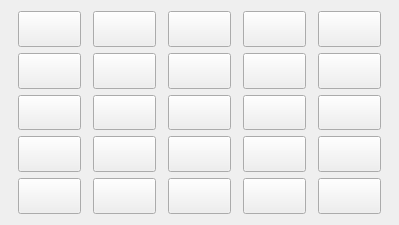
          <widget class="QGroupBox" name="groupBox_3">
           <property name="styleSheet">
            <string notr="true">QGroupBox {border: 0px solid black;}</string>
           </property>
           <property name="title">
            <string/>
           </property>
           <layout class="QHBoxLayout" name="horizontalLayout_3">
            <item>
             <layout class="QGridLayout" name="gridLayout_2">
              <property name="leftMargin">
               <number>7</number>
              </property>
              <property name="rightMargin">
               <number>7</number>
              </property>
              <property name="horizontalSpacing">
               <number>12</number>
              </property>
              <item row="3" column="0">
               <widget class="QPushButton" name="pushButton_55">
                <property name="sizePolicy">
                 <sizepolicy hsizetype="Fixed" vsizetype="Fixed">
                  <horstretch>0</horstretch>
                  <verstretch>0</verstretch>
                 </sizepolicy>
                </property>
                <property name="minimumSize">
                 <size>
                  <width>36</width>
                  <height>36</height>
                 </size>
                </property>
                <property name="font">
                 <font>
                  <pointsize>15</pointsize>
                  <weight>75</weight>
                  <bold>true</bold>
                 </font>
                </property>
                <property name="styleSheet">
                 <string notr="true">color: rgb(0, 0, 0);</string>
                </property>
                <property name="text">
                 <string/>
                </property>
               </widget>
              </item>
              <item row="4" column="1">
               <widget class="QPushButton" name="pushButton_10">
                <property name="sizePolicy">
                 <sizepolicy hsizetype="Fixed" vsizetype="Fixed">
                  <horstretch>0</horstretch>
                  <verstretch>0</verstretch>
                 </sizepolicy>
                </property>
                <property name="minimumSize">
                 <size>
                  <width>36</width>
                  <height>36</height>
                 </size>
                </property>
                <property name="font">
                 <font>
                  <pointsize>15</pointsize>
                  <weight>75</weight>
                  <bold>true</bold>
                 </font>
                </property>
                <property name="styleSheet">
                 <string notr="true">color: rgb(0, 0, 0);</string>
                </property>
                <property name="text">
                 <string/>
                </property>
               </widget>
              </item>
              <item row="0" column="1">
               <widget class="QPushButton" name="pushButton_51">
                <property name="sizePolicy">
                 <sizepolicy hsizetype="Fixed" vsizetype="Fixed">
                  <horstretch>0</horstretch>
                  <verstretch>0</verstretch>
                 </sizepolicy>
                </property>
                <property name="minimumSize">
                 <size>
                  <width>36</width>
                  <height>36</height>
                 </size>
                </property>
                <property name="font">
                 <font>
                  <pointsize>15</pointsize>
                  <weight>75</weight>
                  <bold>true</bold>
                 </font>
                </property>
                <property name="styleSheet">
                 <string notr="true">color: rgb(0, 0, 0);</string>
                </property>
                <property name="text">
                 <string/>
                </property>
               </widget>
              </item>
              <item row="2" column="4">
               <widget class="QPushButton" name="pushButton_16">
                <property name="sizePolicy">
                 <sizepolicy hsizetype="Fixed" vsizetype="Fixed">
                  <horstretch>0</horstretch>
                  <verstretch>0</verstretch>
                 </sizepolicy>
                </property>
                <property name="minimumSize">
                 <size>
                  <width>36</width>
                  <height>35</height>
                 </size>
                </property>
                <property name="font">
                 <font>
                  <pointsize>15</pointsize>
                  <weight>75</weight>
                  <bold>true</bold>
                 </font>
                </property>
                <property name="styleSheet">
                 <string notr="true">color: rgb(0, 0, 0);</string>
                </property>
                <property name="text">
                 <string/>
                </property>
               </widget>
              </item>
              <item row="2" column="1">
               <widget class="QPushButton" name="pushButton_50">
                <property name="sizePolicy">
                 <sizepolicy hsizetype="Fixed" vsizetype="Fixed">
                  <horstretch>0</horstretch>
                  <verstretch>0</verstretch>
                 </sizepolicy>
                </property>
                <property name="minimumSize">
                 <size>
                  <width>36</width>
                  <height>35</height>
                 </size>
                </property>
                <property name="font">
                 <font>
                  <pointsize>15</pointsize>
                  <weight>75</weight>
                  <bold>true</bold>
                 </font>
                </property>
                <property name="styleSheet">
                 <string notr="true">color: rgb(0, 0, 0);</string>
                </property>
                <property name="text">
                 <string/>
                </property>
               </widget>
              </item>
              <item row="1" column="2">
               <widget class="QPushButton" name="pushButton_17">
                <property name="sizePolicy">
                 <sizepolicy hsizetype="Fixed" vsizetype="Fixed">
                  <horstretch>0</horstretch>
                  <verstretch>0</verstretch>
                 </sizepolicy>
                </property>
                <property name="minimumSize">
                 <size>
                  <width>36</width>
                  <height>36</height>
                 </size>
                </property>
                <property name="font">
                 <font>
                  <pointsize>15</pointsize>
                  <weight>75</weight>
                  <bold>true</bold>
                 </font>
                </property>
                <property name="styleSheet">
                 <string notr="true">color: rgb(0, 0, 0);</string>
                </property>
                <property name="text">
                 <string/>
                </property>
               </widget>
              </item>
              <item row="1" column="3">
               <widget class="QPushButton" name="pushButton_20">
                <property name="sizePolicy">
                 <sizepolicy hsizetype="Fixed" vsizetype="Fixed">
                  <horstretch>0</horstretch>
                  <verstretch>0</verstretch>
                 </sizepolicy>
                </property>
                <property name="minimumSize">
                 <size>
                  <width>36</width>
                  <height>36</height>
                 </size>
                </property>
                <property name="font">
                 <font>
                  <pointsize>15</pointsize>
                  <weight>75</weight>
                  <bold>true</bold>
                 </font>
                </property>
                <property name="styleSheet">
                 <string notr="true">color: rgb(0, 0, 0);</string>
                </property>
                <property name="text">
                 <string/>
                </property>
               </widget>
              </item>
              <item row="3" column="4">
               <widget class="QPushButton" name="pushButton_45">
                <property name="sizePolicy">
                 <sizepolicy hsizetype="Fixed" vsizetype="Fixed">
                  <horstretch>0</horstretch>
                  <verstretch>0</verstretch>
                 </sizepolicy>
                </property>
                <property name="minimumSize">
                 <size>
                  <width>36</width>
                  <height>36</height>
                 </size>
                </property>
                <property name="font">
                 <font>
                  <pointsize>15</pointsize>
                  <weight>75</weight>
                  <bold>true</bold>
                 </font>
                </property>
                <property name="styleSheet">
                 <string notr="true">color: rgb(0, 0, 0);</string>
                </property>
                <property name="text">
                 <string/>
                </property>
               </widget>
              </item>
              <item row="4" column="4">
               <widget class="QPushButton" name="pushButton_49">
                <property name="sizePolicy">
                 <sizepolicy hsizetype="Fixed" vsizetype="Fixed">
                  <horstretch>0</horstretch>
                  <verstretch>0</verstretch>
                 </sizepolicy>
                </property>
                <property name="minimumSize">
                 <size>
                  <width>36</width>
                  <height>36</height>
                 </size>
                </property>
                <property name="font">
                 <font>
                  <pointsize>15</pointsize>
                  <weight>75</weight>
                  <bold>true</bold>
                 </font>
                </property>
                <property name="styleSheet">
                 <string notr="true">color: rgb(0, 0, 0);</string>
                </property>
                <property name="text">
                 <string/>
                </property>
               </widget>
              </item>
              <item row="1" column="4">
               <widget class="QPushButton" name="pushButton_52">
                <property name="sizePolicy">
                 <sizepolicy hsizetype="Fixed" vsizetype="Fixed">
                  <horstretch>0</horstretch>
                  <verstretch>0</verstretch>
                 </sizepolicy>
                </property>
                <property name="minimumSize">
                 <size>
                  <width>36</width>
                  <height>36</height>
                 </size>
                </property>
                <property name="font">
                 <font>
                  <pointsize>15</pointsize>
                  <weight>75</weight>
                  <bold>true</bold>
                 </font>
                </property>
                <property name="styleSheet">
                 <string notr="true">color: rgb(0, 0, 0);</string>
                </property>
                <property name="text">
                 <string/>
                </property>
               </widget>
              </item>
              <item row="1" column="0">
               <widget class="QPushButton" name="pushButton_48">
                <property name="sizePolicy">
                 <sizepolicy hsizetype="Fixed" vsizetype="Fixed">
                  <horstretch>0</horstretch>
                  <verstretch>0</verstretch>
                 </sizepolicy>
                </property>
                <property name="minimumSize">
                 <size>
                  <width>36</width>
                  <height>36</height>
                 </size>
                </property>
                <property name="font">
                 <font>
                  <pointsize>15</pointsize>
                  <weight>75</weight>
                  <bold>true</bold>
                 </font>
                </property>
                <property name="styleSheet">
                 <string notr="true">color: rgb(0, 0, 0);</string>
                </property>
                <property name="text">
                 <string/>
                </property>
               </widget>
              </item>
              <item row="3" column="1">
               <widget class="QPushButton" name="pushButton_18">
                <property name="sizePolicy">
                 <sizepolicy hsizetype="Fixed" vsizetype="Fixed">
                  <horstretch>0</horstretch>
                  <verstretch>0</verstretch>
                 </sizepolicy>
                </property>
                <property name="minimumSize">
                 <size>
                  <width>36</width>
                  <height>36</height>
                 </size>
                </property>
                <property name="font">
                 <font>
                  <pointsize>15</pointsize>
                  <weight>75</weight>
                  <bold>true</bold>
                 </font>
                </property>
                <property name="styleSheet">
                 <string notr="true">color: rgb(0, 0, 0);</string>
                </property>
                <property name="text">
                 <string/>
                </property>
               </widget>
              </item>
              <item row="4" column="2">
               <widget class="QPushButton" name="pushButton_46">
                <property name="sizePolicy">
                 <sizepolicy hsizetype="Fixed" vsizetype="Fixed">
                  <horstretch>0</horstretch>
                  <verstretch>0</verstretch>
                 </sizepolicy>
                </property>
                <property name="minimumSize">
                 <size>
                  <width>36</width>
                  <height>36</height>
                 </size>
                </property>
                <property name="font">
                 <font>
                  <pointsize>15</pointsize>
                  <weight>75</weight>
                  <bold>true</bold>
                 </font>
                </property>
                <property name="styleSheet">
                 <string notr="true">color: rgb(0, 0, 0);</string>
                </property>
                <property name="text">
                 <string/>
                </property>
               </widget>
              </item>
              <item row="0" column="3">
               <widget class="QPushButton" name="pushButton_44">
                <property name="sizePolicy">
                 <sizepolicy hsizetype="Fixed" vsizetype="Fixed">
                  <horstretch>0</horstretch>
                  <verstretch>0</verstretch>
                 </sizepolicy>
                </property>
                <property name="minimumSize">
                 <size>
                  <width>36</width>
                  <height>36</height>
                 </size>
                </property>
                <property name="font">
                 <font>
                  <pointsize>15</pointsize>
                  <weight>75</weight>
                  <bold>true</bold>
                 </font>
                </property>
                <property name="styleSheet">
                 <string notr="true">color: rgb(0, 0, 0);</string>
                </property>
                <property name="text">
                 <string/>
                </property>
               </widget>
              </item>
              <item row="0" column="4">
               <widget class="QPushButton" name="pushButton_53">
                <property name="sizePolicy">
                 <sizepolicy hsizetype="Fixed" vsizetype="Fixed">
                  <horstretch>0</horstretch>
                  <verstretch>0</verstretch>
                 </sizepolicy>
                </property>
                <property name="minimumSize">
                 <size>
                  <width>36</width>
                  <height>36</height>
                 </size>
                </property>
                <property name="font">
                 <font>
                  <pointsize>15</pointsize>
                  <weight>75</weight>
                  <bold>true</bold>
                 </font>
                </property>
                <property name="styleSheet">
                 <string notr="true">color: rgb(0, 0, 0);</string>
                </property>
                <property name="text">
                 <string/>
                </property>
               </widget>
              </item>
              <item row="4" column="0">
               <widget class="QPushButton" name="pushButton_6">
                <property name="sizePolicy">
                 <sizepolicy hsizetype="Fixed" vsizetype="Fixed">
                  <horstretch>0</horstretch>
                  <verstretch>0</verstretch>
                 </sizepolicy>
                </property>
                <property name="minimumSize">
                 <size>
                  <width>36</width>
                  <height>36</height>
                 </size>
                </property>
                <property name="font">
                 <font>
                  <pointsize>15</pointsize>
                  <weight>75</weight>
                  <bold>true</bold>
                 </font>
                </property>
                <property name="styleSheet">
                 <string notr="true">color: rgb(0, 0, 0);</string>
                </property>
                <property name="text">
                 <string/>
                </property>
               </widget>
              </item>
              <item row="0" column="2">
               <widget class="QPushButton" name="pushButton_19">
                <property name="sizePolicy">
                 <sizepolicy hsizetype="Fixed" vsizetype="Fixed">
                  <horstretch>0</horstretch>
                  <verstretch>0</verstretch>
                 </sizepolicy>
                </property>
                <property name="minimumSize">
                 <size>
                  <width>36</width>
                  <height>36</height>
                 </size>
                </property>
                <property name="font">
                 <font>
                  <pointsize>15</pointsize>
                  <weight>75</weight>
                  <bold>true</bold>
                 </font>
                </property>
                <property name="styleSheet">
                 <string notr="true">color: rgb(0, 0, 0);</string>
                </property>
                <property name="text">
                 <string/>
                </property>
               </widget>
              </item>
              <item row="2" column="2">
               <widget class="QPushButton" name="pushButton_8">
                <property name="sizePolicy">
                 <sizepolicy hsizetype="Fixed" vsizetype="Fixed">
                  <horstretch>0</horstretch>
                  <verstretch>0</verstretch>
                 </sizepolicy>
                </property>
                <property name="minimumSize">
                 <size>
                  <width>36</width>
                  <height>35</height>
                 </size>
                </property>
                <property name="font">
                 <font>
                  <pointsize>15</pointsize>
                  <weight>75</weight>
                  <bold>true</bold>
                 </font>
                </property>
                <property name="styleSheet">
                 <string notr="true">color: rgb(0, 0, 0);</string>
                </property>
                <property name="text">
                 <string/>
                </property>
               </widget>
              </item>
              <item row="3" column="3">
               <widget class="QPushButton" name="pushButton_43">
                <property name="sizePolicy">
                 <sizepolicy hsizetype="Fixed" vsizetype="Fixed">
                  <horstretch>0</horstretch>
                  <verstretch>0</verstretch>
                 </sizepolicy>
                </property>
                <property name="minimumSize">
                 <size>
                  <width>36</width>
                  <height>36</height>
                 </size>
                </property>
                <property name="font">
                 <font>
                  <pointsize>15</pointsize>
                  <weight>75</weight>
                  <bold>true</bold>
                 </font>
                </property>
                <property name="styleSheet">
                 <string notr="true">color: rgb(0, 0, 0);</string>
                </property>
                <property name="text">
                 <string/>
                </property>
               </widget>
              </item>
              <item row="2" column="3">
               <widget class="QPushButton" name="pushButton_7">
                <property name="sizePolicy">
                 <sizepolicy hsizetype="Fixed" vsizetype="Fixed">
                  <horstretch>0</horstretch>
                  <verstretch>0</verstretch>
                 </sizepolicy>
                </property>
                <property name="minimumSize">
                 <size>
                  <width>36</width>
                  <height>35</height>
                 </size>
                </property>
                <property name="font">
                 <font>
                  <pointsize>15</pointsize>
                  <weight>75</weight>
                  <bold>true</bold>
                 </font>
                </property>
                <property name="styleSheet">
                 <string notr="true">color: rgb(0, 0, 0);</string>
                </property>
                <property name="text">
                 <string/>
                </property>
               </widget>
              </item>
              <item row="2" column="0">
               <widget class="QPushButton" name="pushButton_54">
                <property name="sizePolicy">
                 <sizepolicy hsizetype="Fixed" vsizetype="Fixed">
                  <horstretch>0</horstretch>
                  <verstretch>0</verstretch>
                 </sizepolicy>
                </property>
                <property name="minimumSize">
                 <size>
                  <width>36</width>
                  <height>35</height>
                 </size>
                </property>
                <property name="font">
                 <font>
                  <pointsize>15</pointsize>
                  <weight>75</weight>
                  <bold>true</bold>
                 </font>
                </property>
                <property name="styleSheet">
                 <string notr="true">color: rgb(0, 0, 0);</string>
                </property>
                <property name="text">
                 <string/>
                </property>
               </widget>
              </item>
              <item row="0" column="0">
               <widget class="QPushButton" name="pushButton_47">
                <property name="sizePolicy">
                 <sizepolicy hsizetype="Fixed" vsizetype="Fixed">
                  <horstretch>0</horstretch>
                  <verstretch>0</verstretch>
                 </sizepolicy>
                </property>
                <property name="minimumSize">
                 <size>
                  <width>36</width>
                  <height>36</height>
                 </size>
                </property>
                <property name="font">
                 <font>
                  <pointsize>15</pointsize>
                  <weight>75</weight>
                  <bold>true</bold>
                 </font>
                </property>
                <property name="styleSheet">
                 <string notr="true">color: rgb(0, 0, 0);</string>
                </property>
                <property name="text">
                 <string/>
                </property>
               </widget>
              </item>
              <item row="1" column="1">
               <widget class="QPushButton" name="pushButton_42">
                <property name="sizePolicy">
                 <sizepolicy hsizetype="Fixed" vsizetype="Fixed">
                  <horstretch>0</horstretch>
                  <verstretch>0</verstretch>
                 </sizepolicy>
                </property>
                <property name="minimumSize">
                 <size>
                  <width>36</width>
                  <height>36</height>
                 </size>
                </property>
                <property name="font">
                 <font>
                  <pointsize>15</pointsize>
                  <weight>75</weight>
                  <bold>true</bold>
                 </font>
                </property>
                <property name="styleSheet">
                 <string notr="true">color: rgb(0, 0, 0);</string>
                </property>
                <property name="text">
                 <string/>
                </property>
               </widget>
              </item>
              <item row="4" column="3">
               <widget class="QPushButton" name="pushButton_41">
                <property name="sizePolicy">
                 <sizepolicy hsizetype="Fixed" vsizetype="Fixed">
                  <horstretch>0</horstretch>
                  <verstretch>0</verstretch>
                 </sizepolicy>
                </property>
                <property name="minimumSize">
                 <size>
                  <width>36</width>
                  <height>36</height>
                 </size>
                </property>
                <property name="font">
                 <font>
                  <pointsize>15</pointsize>
                  <weight>75</weight>
                  <bold>true</bold>
                 </font>
                </property>
                <property name="styleSheet">
                 <string notr="true">color: rgb(0, 0, 0);</string>
                </property>
                <property name="text">
                 <string/>
                </property>
               </widget>
              </item>
              <item row="3" column="2">
               <widget class="QPushButton" name="pushButton_9">
                <property name="sizePolicy">
                 <sizepolicy hsizetype="Fixed" vsizetype="Fixed">
                  <horstretch>0</horstretch>
                  <verstretch>0</verstretch>
                 </sizepolicy>
                </property>
                <property name="minimumSize">
                 <size>
                  <width>36</width>
                  <height>36</height>
                 </size>
                </property>
                <property name="font">
                 <font>
                  <pointsize>15</pointsize>
                  <weight>75</weight>
                  <bold>true</bold>
                 </font>
                </property>
                <property name="styleSheet">
                 <string notr="true">color: rgb(0, 0, 0);</string>
                </property>
                <property name="text">
                 <string/>
                </property>
               </widget>
              </item>
             </layout>
            </item>
           </layout>
          </widget>
